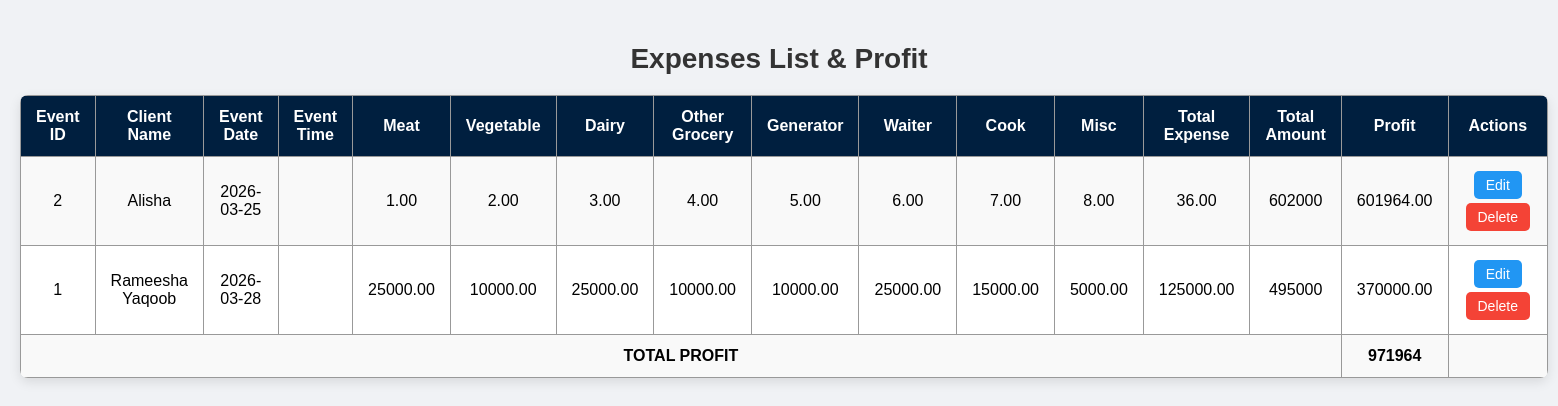
Screenshot of /expenses/expenses_list.php with the database file from the repository.
### tables this page shows
CREATE TABLE `expenses` (
  `event_id` int(11) NOT NULL,
  `client_name` varchar(100) NOT NULL,
  `event_date` date NOT NULL,
  `event_time` enum('Day','Night') NOT NULL,
  `meat_cost` decimal(10,2) DEFAULT 0.00,
  `vegetable_cost` decimal(10,2) DEFAULT 0.00,
  `dairy_cost` decimal(10,2) DEFAULT 0.00,
  `other_grocery` decimal(10,2) DEFAULT 0.00,
  `generator_cost` decimal(10,2) DEFAULT 0.00,
  `waiter_wages` decimal(10,2) DEFAULT 0.00,
  `cook_wages` decimal(10,2) DEFAULT 0.00,
  `miscellaneous_cost` decimal(10,2) DEFAULT 0.00,
  `total_expense` decimal(10,2) DEFAULT NULL,
  `total_amount` int(11) NOT NULL,
  `profit` decimal(10,2) DEFAULT NULL
);

### expenses/expenses_list.php (the view, shortened to what this page needs)
<?php
$servername = "localhost";
$username = "root";
$password = "";
$database = "wedding_system";
$conn = new mysqli($servername, $username, $password, $database);
$sql = "SELECT * FROM expenses ORDER BY event_id DESC";
$result = $conn->query($sql);
$total_profit = 0;
?>
<!DOCTYPE html>
<html>
<head>
</head>
<body>
<h2>Expenses List & Profit</h2>
<table>
<tr>
<th>Event ID</th>
<th>Client Name</th>
<th>Event Date</th>
<th>Event Time</th>
<th>Meat</th>
<th>Vegetable</th>
<th>Dairy</th>
<th>Other Grocery</th>
<th>Generator</th>
<th>Waiter</th>
<th>Cook</th>
<th>Misc</th>
<th>Total Expense</th>
<th>Total Amount</th>
<th>Profit</th>
<th>Actions</th>
</tr>
<?php while($row = $result->fetch_assoc()) {
$total_profit += $row['profit'];
?>
<tr>
<td><?php echo $row['event_id']; ?></td>
<td><?php echo $row['client_name']; ?></td>
<td><?php echo $row['event_date']; ?></td>
<td><?php echo $row['event_time']; ?></td>
<td><?php echo $row['meat_cost']; ?></td>
<td><?php echo $row['vegetable_cost']; ?></td>
<td><?php echo $row['dairy_cost']; ?></td>
<td><?php echo $row['other_grocery']; ?></td>
<td><?php echo $row['generator_cost']; ?></td>
<td><?php echo $row['waiter_wages']; ?></td>
<td><?php echo $row['cook_wages']; ?></td>
<td><?php echo $row['miscellaneous_cost']; ?></td>
<td><?php echo $row['total_expense']; ?></td>
<td><?php echo $row['total_amount']; ?></td>
<td><?php echo $row['profit']; ?></td>
<td>
<a class="button edit" href="edit_expense.php?event_id=<?php echo $row['event_id']; ?>">Edit</a>
<a class="button delete" href="delete_expense.php?event_id=<?php echo $row['event_id']; ?>" onclick="return confirm('Are you sure to delete this expense?');">Delete</a>
</td>
</tr>
<?php } ?>
<tr class="totalRow">
<td colspan="14">TOTAL PROFIT</td>
<td><?php echo $total_profit; ?></td>
<td></td>
</tr>
</table>
</body>
</html>

### expenses/expenses_list.php (style rules this page uses)
body { font-family: 'Arial', sans-serif; background:#f0f2f5; margin:0; padding:20px; text-align:center; }
h2 { color:#333; font-weight:bold; margin-bottom:20px; font-size:28px; }
table { border-collapse: collapse; width:95%; margin: 0 auto; background:#fff; box-shadow:0 4px 12px rgba(0,0,0,0.1); border-radius:8px; overflow:hidden; }
th, td { padding:12px 15px; text-align:center; border:1px solid #999; }
th { background-color:#001f3f; color:#fff; font-size:16px; }
tr:nth-child(even) { background:#f9f9f9; }
a.button { padding:6px 12px; border-radius:5px; color:#fff; text-decoration:none; display:inline-block; margin:2px 2px; font-size:14px; }
a.edit { background:#2196F3; }
a.delete { background:#f44336; }
.totalRow { font-weight:bold; background:#ffe9a7; }

### rows the page displays
expenses: event_id "2", client_name "Alisha", event_date "2026-03-25", meat_cost "1.00", vegetable_cost "2.00", dairy_cost "3.00", other_grocery "4.00", generator_cost "5.00", waiter_wages "6.00", cook_wages "7.00", miscellaneous_cost "8.00", total_expense "36.00", total_amount "602000", profit "601964.00"
expenses: event_id "1", client_name "Rameesha Yaqoob", event_date "2026-03-28", meat_cost "25000.00", vegetable_cost "10000.00", dairy_cost "25000.00", other_grocery "10000.00", generator_cost "10000.00", waiter_wages "25000.00", cook_wages "15000.00", miscellaneous_cost "5000.00", total_expense "125000.00", total_amount "495000", profit "370000.00"

### other values shown
$total_profit "971964"
